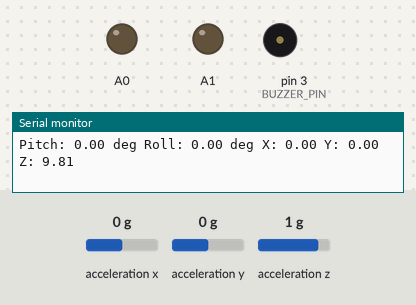
This sketch was run on a simulated Arduino Nano, built with avr-gcc and run on an emulated ATmega328P. Shown: output pins drawn as LEDs (lit = HIGH), buzzer (waves = sounding), the last lines printed to the serial monitor. Inputs (shaded band) come from the test bench; at power-on: acceleration x 0 g, acceleration y 0 g, acceleration z 1 g.

Above: at 3.5 s.
At 21.61 s:
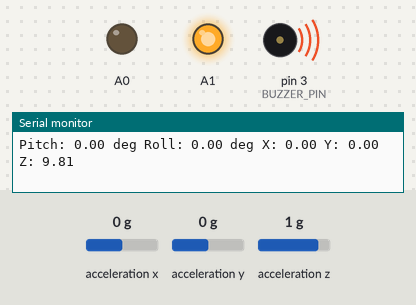
At 39.6 s:
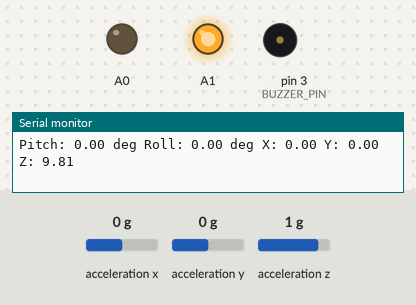
Timing chart, 0 to 40.3 s (numbered marks = the images above):
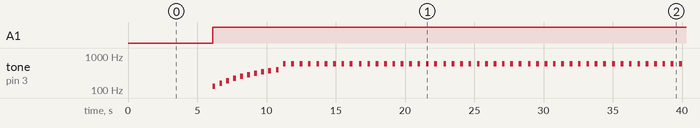

Measured:
- by itself, A1: LOW → HIGH at 6.1 s
- by itself, tone on pin 3 (BUZZER_PIN): plays 130 Hz for 0.20 s, 160 Hz for 0.20 s, 190 Hz for 0.20 s, 220 Hz for 0.20 s, 250 Hz for 0.20 s, 280 Hz for 0.20 s … (205 notes in this stretch)

The sketch:

src.ino
```cpp
#include <Wire.h>
#include <Adafruit_Sensor.h>
#include <Adafruit_ADXL345_U.h>
#define BUZZER_PIN 3  // Using Digital Pin 3 (PWM-capable pin on Arduino Nano)

// Create an instance of the ADXL345
Adafruit_ADXL345_Unified accel = Adafruit_ADXL345_Unified();

int ADXL345 = 0x53;

float startX = 0, startY = 0, startZ = 0;
float startPitch = 0, startRoll = 0;
// float pitchThreshold = -20;
// float rollThreshold = 75;

float thresholdOffset = -0.3;

float pitchThreshold = -9.3 + thresholdOffset;
float rollThreshold = -3 + thresholdOffset;


float xThreshold = 5;
float yThreshold = -0.9;
float zThreshold = 3.7;

int msBeforeAlarm = 10000;
float updateTime = 500;
unsigned long lastRollTime = 0; // Track time when roll exceeds 130 degrees

enum DangerLevel {
  DANGER, // Roll above 130 degrees
  WARNING, // Roll between halfway (65 degrees) and full way (130 degrees)
  SAFE // Roll below 65 degrees
};

void setup() {
  Serial.begin(9600);
  Serial.println("ADXL345 Test");

  // Initialize the ADXL345
  if (!accel.begin(ADXL345)) {
    Serial.println("No ADXL345 detected ... Check your connections");
    while (1);
  }

  // Set the range to +/- 16g
  accel.setRange(ADXL345_RANGE_16_G);
  Serial.println("ADXL345 found!");

  // Give sensor time to stabilize
  delay(1000);

  // Read initial values
  sensors_event_t event;
  accel.getEvent(&event);
  startX = event.acceleration.x;
  startY = event.acceleration.y;
  startZ = event.acceleration.z;

  startPitch = atan2(-startX, sqrt(startY * startY + startZ * startZ)) * 180.0 / PI;
  startRoll  = atan2(startY, startZ) * 180.0 / PI;
  Serial.println("Baseline set!");

  pinMode(A0, OUTPUT);
  pinMode(A1, OUTPUT);
  pinMode(BUZZER_PIN, OUTPUT);
 // PC1 / Pin 36
}

float rollAvg = 0;
float rollSum = 0;
int rollCount = 0;

float pitchAvg = 0;
float pitchSum = 0;

void loop() {
  sensors_event_t event;
  accel.getEvent(&event);

  // float ax = event.acceleration.x - startX;
  // float ay = event.acceleration.y - startY;
  // float az = event.acceleration.z - startZ;

  float ax = event.acceleration.x;
  float ay = event.acceleration.y;
  float az = event.acceleration.z;


  float pitch = atan2(-ax, sqrt(ay * ay + az * az)) * 180.0 / PI;
  float roll  = atan2(ay, az) * 180.0 / PI;

  // float relPitch = pitch - startPitch;
  // float relRoll = roll - startRoll;
  float relPitch = pitch;
  float relRoll = roll;


  rollSum += roll;
  rollCount++;
  pitchSum += pitch;


  if (rollCount >= 10) {
    // Calc roll average
    rollAvg = rollSum / 10.0;
    Serial.print("Average Roll (last 10): ");
    Serial.print(rollAvg);
    Serial.println(" deg");

    // Reset for next batch
    rollSum = 0;
    rollCount = 0;

    // Calc pitch average
    pitchAvg = pitchSum / 10.0;
    Serial.print("Average Pitch (last 10): ");
    Serial.print(pitchAvg);
    Serial.println(" deg");

    // Reset for next batch
    pitchSum = 0;
  }

  // Print results
  Serial.print("Pitch: "); Serial.print(pitch); Serial.print(" deg");
  Serial.print(" Roll: "); Serial.print(roll); Serial.print(" deg");

  // Print the values
  Serial.print(" X: "); Serial.print(ax);
  Serial.print(" Y: "); Serial.print(ay);
  Serial.print(" Z: "); Serial.print(az);
  Serial.println();

  // bool tingeling = rollAvg > rollThreshold || pitch < pitchThreshold;
  bool tingeling2 = rollAvg <= rollThreshold || pitch <= pitchThreshold;

  if (!tingeling2) {
    if (lastRollTime == 0) { // First time exceeding threshold
      lastRollTime = millis();
    }

    // Check if the 5 seconds have passed
    unsigned long lastTime = millis() - lastRollTime;
    if (lastTime >= msBeforeAlarm) {
      setStatus(DANGER);
    } else if (lastTime >= (msBeforeAlarm / 2)) {
      setStatus(WARNING);
    }
  } else {
    lastRollTime = 0;
    setStatus(SAFE);
  }

  delay(updateTime);
}

int warningCount = 0;

void setStatus(DangerLevel level) {
  switch (level) {
    case DANGER:
      tone(BUZZER_PIN, 600, 100);
      delay(100);
      tone(BUZZER_PIN, 600, 100);
      warningCount = 0;
      break;

    case WARNING:
      warningCount++;
      int freq = 100 + warningCount * 30;
      tone(BUZZER_PIN, freq, 200);
      PORTC |= (1 << PC1);
      PORTC &= ~(1 << PC0);
      break;

    case SAFE:
      PORTC &= ~((1 << PC0) | (1 << PC1));
      warningCount = 0;
      break;
  }
}
```
